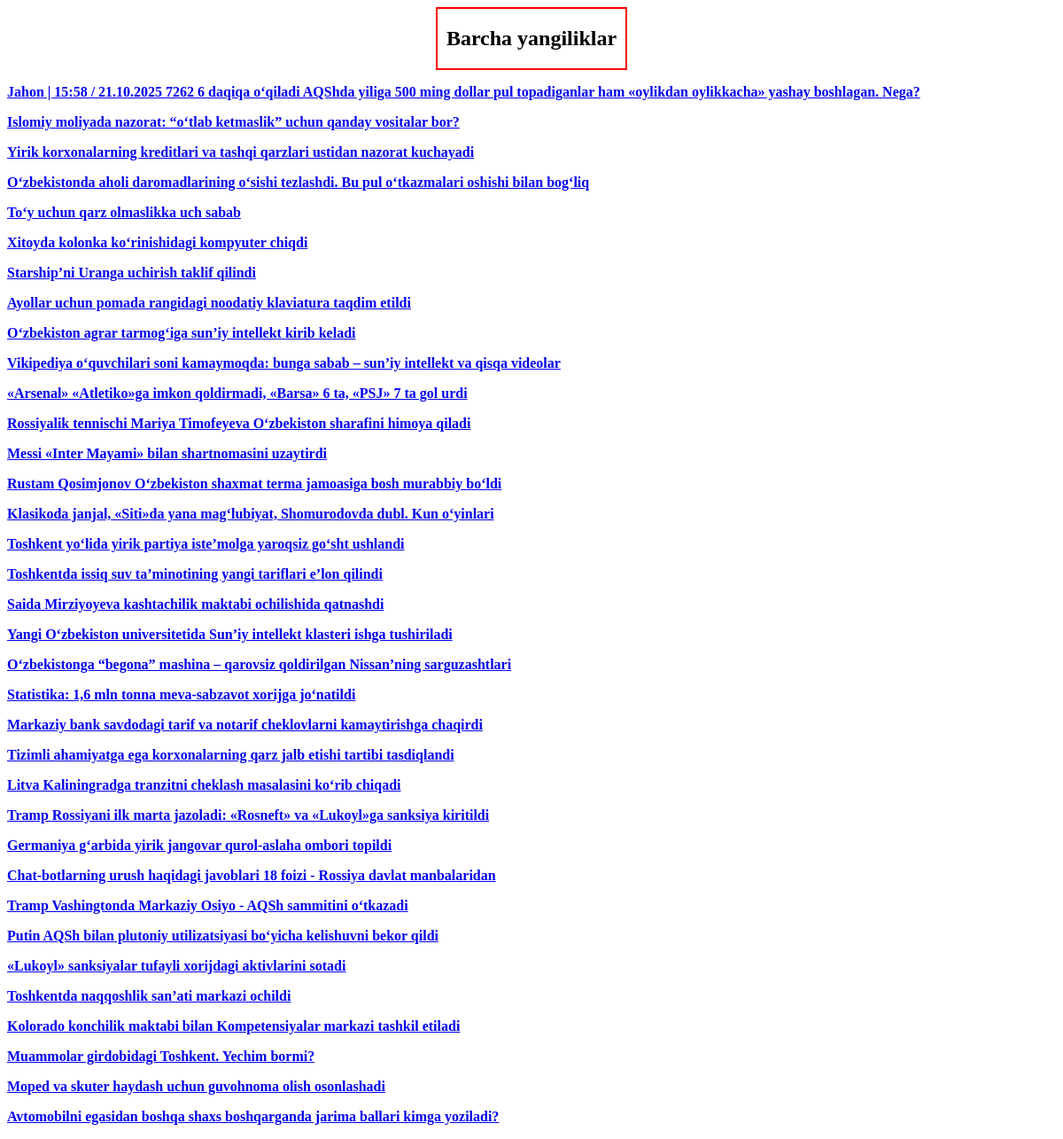
Before: /all_news/ with the older database file.
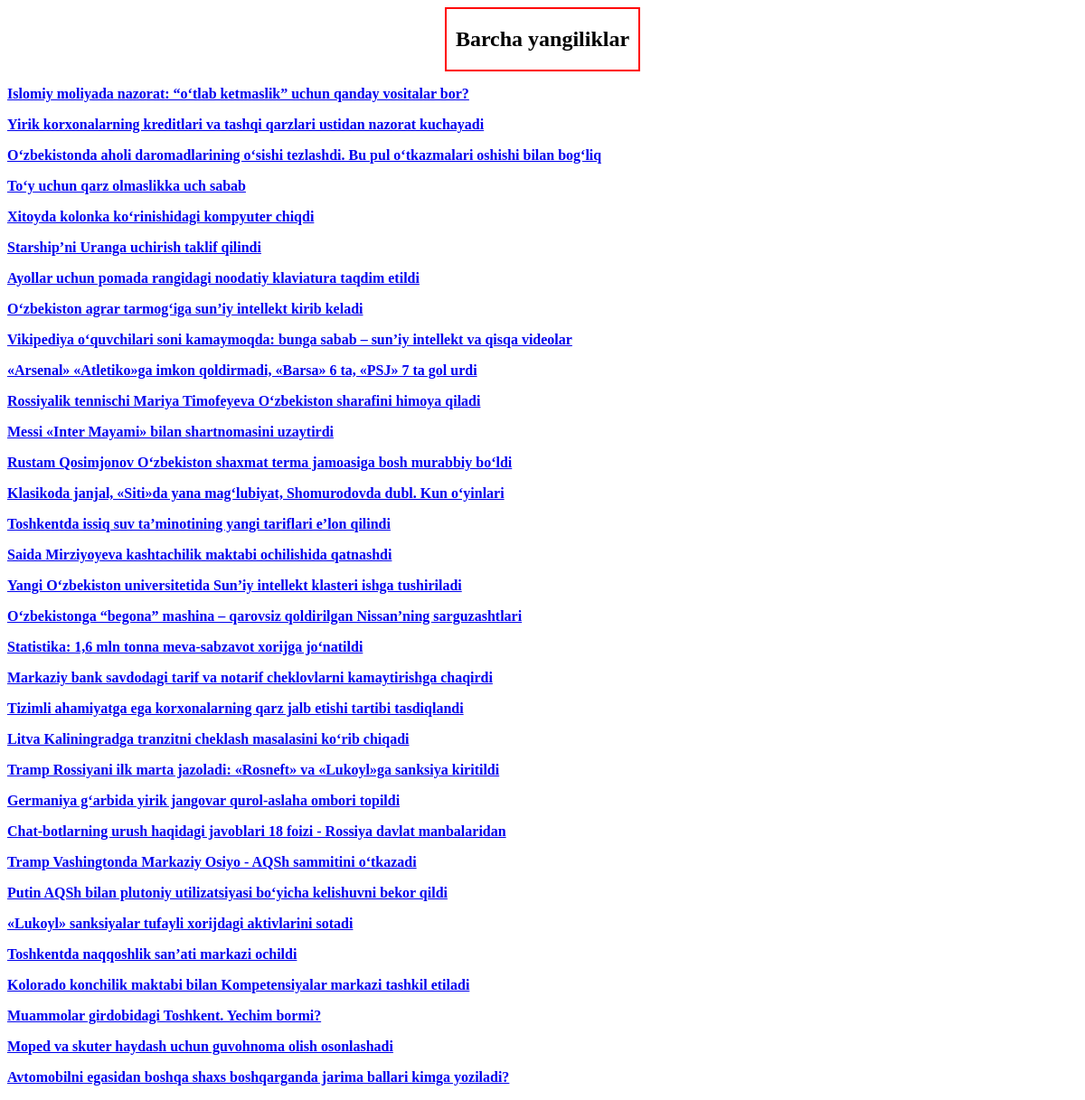
After: the same page with the newer database file.
### news_project/models.py (models this page shows, shortened)
class News(models.Model):
    class Status(models.TextChoices):
        Draft = "DF", "Draft"
        Published = "PB", "Published"
    title = models.CharField(max_length=512)
    slug = models.SlugField()
    body = models.TextField()
    image = models.ImageField(upload_to='news/images/', null=True, blank=True)
    video = models.FileField(upload_to='news/videos/', null=True, blank=True)
    category = models.ForeignKey(Category, on_delete=models.CASCADE)
    published_at = models.DateTimeField(default=timezone.now)
    created_at = models.DateTimeField(auto_now_add=True)
    updated_at = models.DateTimeField(auto_now=True)
    status = models.CharField(choices=Status.choices, default=Status.Draft)
    class Meta:
        ordering = ["-published_at"]
        verbose_name_plural = "news"
        verbose_name = 'news'
    def get_absolute_url(self):
        return reverse('detail', args=[self.slug])

### news_project/views.py (the view)
# urls.py: path('all_news/', all_news, name='all_news'),
def all_news(request):
    news = News.objects.all()
    context = {
        'news': news
    }
    return render(request, 'news/all_news.html', context)

### news_project/context_processors.py (called while the page is built)
def all_Categories(request):
    categories = Category.objects.all()
    context = {
        'categories': categories
    }
    return context

### templates/news/all_news.html (shortened to what this page needs)
<html>
<head>
</head>
<body>
    <div style="text-align: center; border: 2px solid red; margin: 0 auto; width: fit-content; padding: 0 10px;"><h2 >Barcha yangiliklar</h2></div>
    {% for new in news %}
        <p style="font-weight: bold;"><a href="{{ new.get_absolute_url }}">{{ new.title }}</a></p>
    {% endfor %}
</body>
</html>

Changed rows visible on the page:
removed News: title "Jahon | 15:58 / 21.10.2025 7262 6 daqiqa o‘qiladi AQShda yiliga 500 ming dollar pul topadiganlar ham «oylikdan oylikkacha» yashay boshlagan. Nega?"
removed News: title "Toshkent yo‘lida yirik partiya iste’molga yaroqsiz go‘sht ushlandi"
